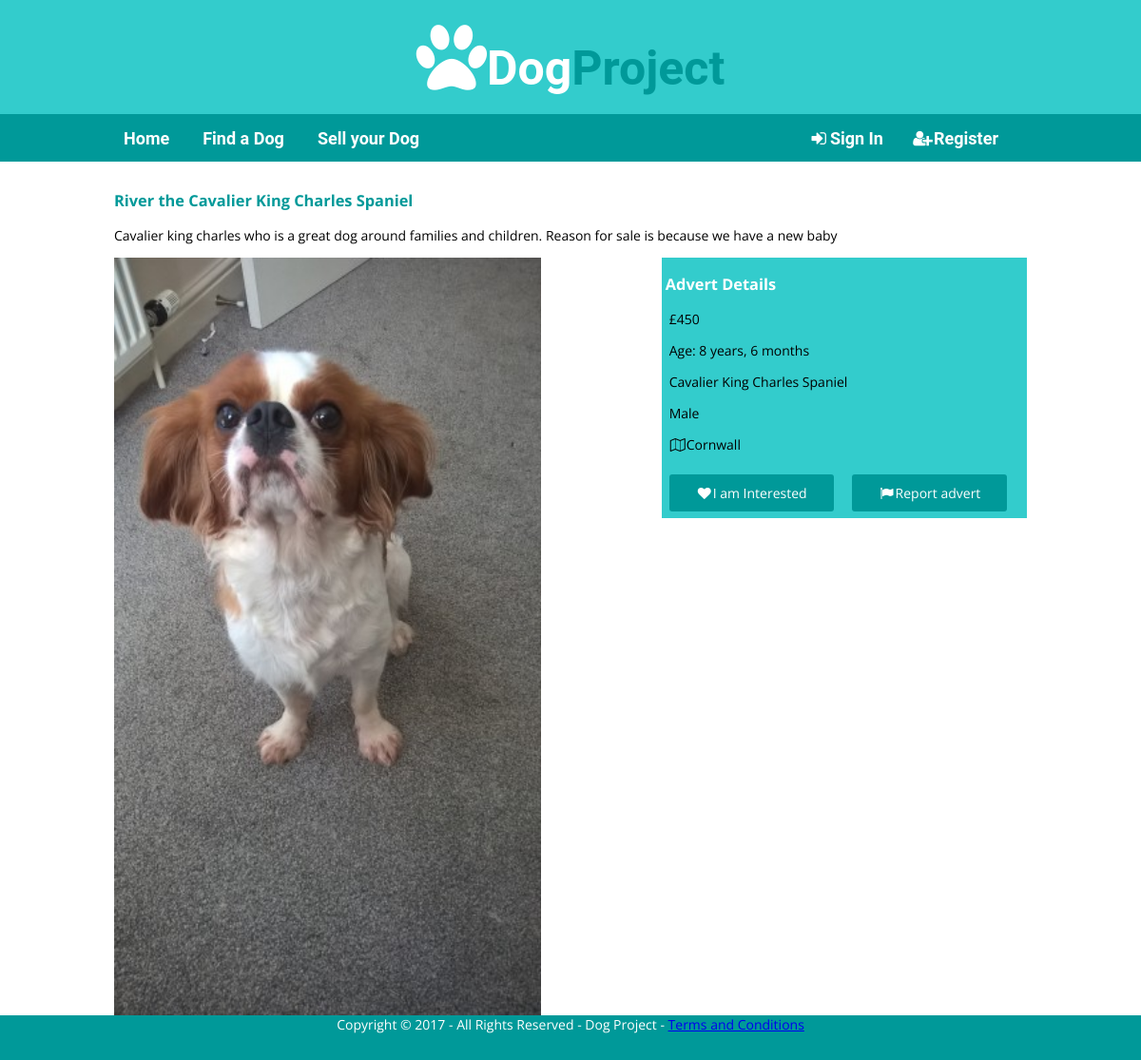
The app's page /mpa-dogProject/advertDetails.php?advertID=108 with its own data.
### tables this page shows
CREATE TABLE IF NOT EXISTS `project_dog_advert` (
`advertID` smallint(5) NOT NULL,
  `advert_title` varchar(100) NOT NULL,
  `description` varchar(4000) NOT NULL,
  `price` int(8) NOT NULL,
  `dob` varchar(10) NOT NULL,
  `gender` varchar(6) NOT NULL,
  `breedID` smallint(4) NOT NULL,
  `countyID` tinyint(3) NOT NULL,
  `start_date` varchar(45) NOT NULL,
  `userID` smallint(5) NOT NULL,
  `created_at` varchar(45) NOT NULL,
  `Available` int(1) NOT NULL
);

CREATE TABLE IF NOT EXISTS `project_dog_breed` (
`breedID` smallint(4) NOT NULL,
  `breed_name` varchar(150) NOT NULL
);

CREATE TABLE IF NOT EXISTS `project_images` (
`imageID` smallint(7) NOT NULL,
  `image_path` varchar(1000) NOT NULL,
  `advertID` smallint(5) NOT NULL
);

CREATE TABLE IF NOT EXISTS `project_counties` (
`countyID` tinyint(3) NOT NULL,
  `countyname` varchar(128) NOT NULL
);

### Includes/functions.php (called while the page is built, shortened)
<?php
function calculate_age($birthday) {
    $today = new DateTime();
    $newDate = $today->diff(new DateTime($birthday));
    if ($newDate->y) {
        return 'Age: ' . $newDate->y . ' years, ' . $newDate->m . ' months';
    }
    elseif ($newDate->m) {
        return 'Age: ' . $newDate->m . ' months, ' . $newDate->d . ' days';
    } else {
        return 'Age: ' . $newDate->d . ' days old';
    }
}
?>

### mpa-dogProject/advertDetails.php (the view, shortened to what this page needs)
<?php
	require_once("../Includes/header.php");
?>
<main id="content">
	<div class="wrapper">
        <?php
            require_once('../Includes/functions.php');
            $db = pdoDB::getConnection();
            $advertID = isset($_REQUEST['advertID']) ? $_REQUEST['advertID'] : NULL;
            try {
                $advertDetails = "SELECT advert.advertID, advert_title, description, price, dob, gender, advert.breedID, county.countyID, advert.countyID, county.countyname, start_date, advert.userID, advert.created_at, breed.breedID, breed.breed_name, available, image.advertID, image.image_path, user.userID, user.contact_num FROM project_dog_advert AS advert
                    INNER JOIN project_dog_breed AS breed
                    ON advert.breedID=breed.breedID
                    INNER JOIN project_counties AS county
                    ON advert.countyID=county.countyID
                    INNER JOIN project_users AS user
                    ON advert.userID=user.userID
                    LEFT JOIN project_images AS image
                    ON advert.advertID=image.advertID
                    WHERE advert.advertID='$advertID'";
                $stmt = $db->query( $advertDetails );
                    while ( $advert = $stmt->fetchObject()){
                        echo "<h3>
                                " .$advert->advert_title. " the " .$advert->breed_name ."
                            </h3>
                                <p>" . $advert->description . "</p>
                            <div id='advert-details'>
                                <img src='" . $advert->image_path . "' alt='" . $advert->description ."' id='advert-details'>
                            </div>
                            <div class='advertiser-details'>
                                <h3>Advert Details</h3>
                                <p>£" . $advert->price . "</p>
                                <p>" . calculate_age($advert->dob) . "</p>
                                <p>" . $advert->breed_name . "</p>
                                <p>" . $advert->gender . "</p>
                                <p><i class='fa fa-map-o fa-fw'></i>" .$advert->countyname."</p>
                                <a href='showInterest.php?advertID=" . $advert->advertID . "' class='buttons'><i class='fa fa-heart fa-fw'></i>I am Interested</a>
                                <a href='reportAdvert.php?advertID=" . $advert->advertID . "' class='buttons'><i class='fa fa-flag fa-fw'></i>Report advert</a>
                            </div>";
                    }
            }
            catch
            (PDOException $e){
                echo "<p>Connection error: " . $e->getMessage() . "</p>";
            }
        ?>
	</div>
</main>
<?php
    require_once("../Includes/footer.php");
?>

### Style/style.css (style rules this page uses)
body { font-family: 'Open Sans', Helvetica, sans-serif; font-size: 14px; margin: 0; }
.wrapper { width: 100%; max-width: 960px; margin: 0 auto; }
#content { margin: 30px 0; min-height: 400px; display: block; }
h3 { color:#009999; }
#advert-details { width: 55%; float: left; }
#advert-details img { width: 85%; }
.advertiser-details { width: 40%; float: right; background-color: #33cccc; margin-bottom: 2%; }
.advertiser-details h3 { color: white; margin-left: 1%; }
.advertiser-details p { margin-left: 2%; }
.buttons { background-color: #009999; color: white; padding: 10px 28px; text-align: center; text-decoration: none; display: inline-block; font-size: 14px; cursor: pointer; border-radius: 3px; margin: 2%; }

### records on screen
project_dog_advert: advert_title "River", breedID.breed_name "Cavalier King Charles Spaniel", description "Cavalier king charles who is a great dog around families and children. Reason for sale is because we have a new baby", project_images.image_path (picture), price "450", dob "Age: 8 years, 6 months", gender "Male", countyID.countyname "Cornwall"
